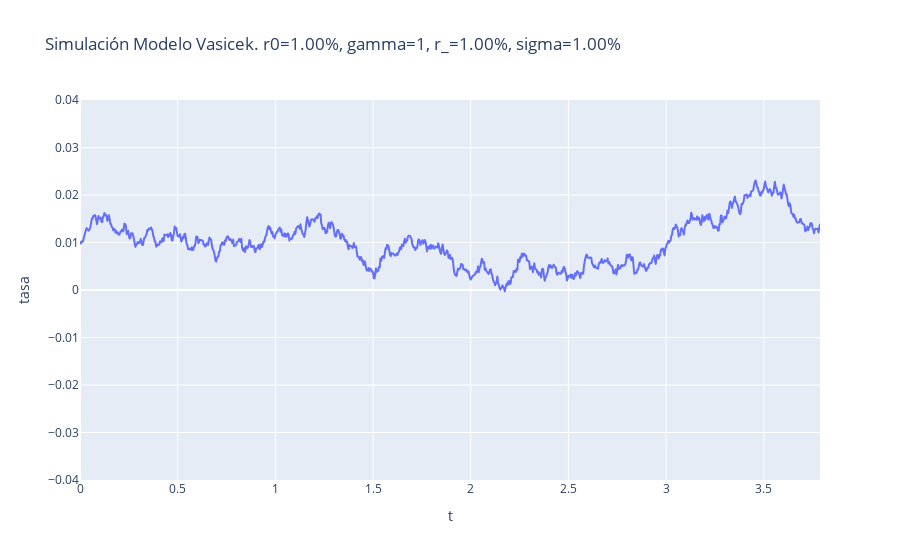

Notebook cell for this chart:
### Code cell
sim = vasicek_path(r0, gamma, r_, sigma, num_dias=1000)
df_sim = pd.DataFrame(sim, columns=['t', 'tasa'])
fig = px.line(
    df_sim,
    x='t',
    y='tasa',
    title=f'Simulación Modelo Vasicek. r0={r0:.2%}, gamma={gamma}, r_={r_:.2%}, sigma={sigma:.2%}'
)
fig.update_layout(yaxis_range=[-.04,.04])
fig.show()

### Figure 1 — Plotly figure (JSON) as saved in the notebook; plotly's stock layout.template omitted (floating-point values rounded to 4 significant figures; data arrays with more than 128 entries replaced by an {"elided": "..."} marker saying what was removed)
{"data": [{"hovertemplate": "t=%{x}<br>tasa=%{y}<extra></extra>", "legendgroup": "", "line": {"color": "#636efa", "dash": "solid"}, "mode": "lines", "name": "", "showlegend": false, "type": "scattergl", "x": {"elided": "1001 float values"}, "xaxis": "x", "y": {"elided": "1001 float values"}, "yaxis": "y"}], "layout": {"legend": {"tracegroupgap": 0}, "title": {"text": "Simulación Modelo Vasicek. r0=1.00%, gamma=1, r_=1.00%, sigma=1.00%"}, "xaxis": {"anchor": "y", "domain": [0, 1], "title": {"text": "t"}}, "yaxis": {"anchor": "x", "domain": [0, 1], "range": [-0.04, 0.04], "title": {"text": "tasa"}}}}
